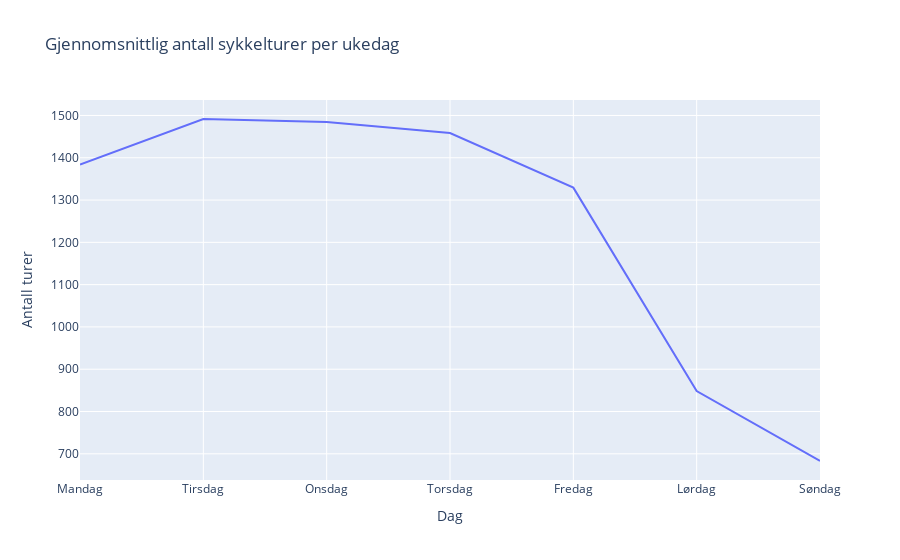

Source (notebook cell):
### Code cell
# viser gjennomsnittet for hvor mange sykler det er hver dag
trips_per_day["weekday"] = trips_per_day["date"].dt.weekday

dager = {0: 'Mandag', 1: 'Tirsdag', 2: 'Onsdag', 3: 'Torsdag', 4: 'Fredag', 5: 'Lørdag', 6: 'Søndag'}
trips_per_day["weekday_name"] = trips_per_day["weekday"].map(dager)

trips_by_weekday = trips_per_day.groupby("weekday_name")["total_trips"].mean().reset_index()

trips_by_weekday["weekday_name"] = pd.Categorical(trips_by_weekday["weekday_name"], categories=["Mandag", "Tirsdag", "Onsdag", "Torsdag", "Fredag", "Lørdag", "Søndag"], ordered=True)
trips_by_weekday = trips_by_weekday.sort_values("weekday_name")

fig = px.line(
    trips_by_weekday, x="weekday_name", y="total_trips",
    title="Gjennomsnittlig antall sykkelturer per ukedag",
    labels={"weekday_name": "Dag", "total_trips": "Antall turer"},
    width=900
)
fig.show()

### Figure 1 — Plotly figure (JSON) as saved in the notebook; plotly's stock layout.template omitted (floating-point values rounded to 4 significant figures)
{"data": [{"hovertemplate": "Dag=%{x}<br>Antall turer=%{y}<extra></extra>", "legendgroup": "", "line": {"color": "#636efa", "dash": "solid"}, "marker": {"symbol": "circle"}, "mode": "lines", "name": "", "orientation": "v", "showlegend": false, "type": "scatter", "x": ["Mandag", "Tirsdag", "Onsdag", "Torsdag", "Fredag", "Lørdag", "Søndag"], "xaxis": "x", "y": [1384.0, 1492.0, 1485.0, 1459.0, 1329.0, 848.3, 683.0], "yaxis": "y"}], "layout": {"legend": {"tracegroupgap": 0}, "title": {"text": "Gjennomsnittlig antall sykkelturer per ukedag"}, "width": 900, "xaxis": {"anchor": "y", "domain": [0, 1], "title": {"text": "Dag"}}, "yaxis": {"anchor": "x", "domain": [0, 1], "title": {"text": "Antall turer"}}}}
